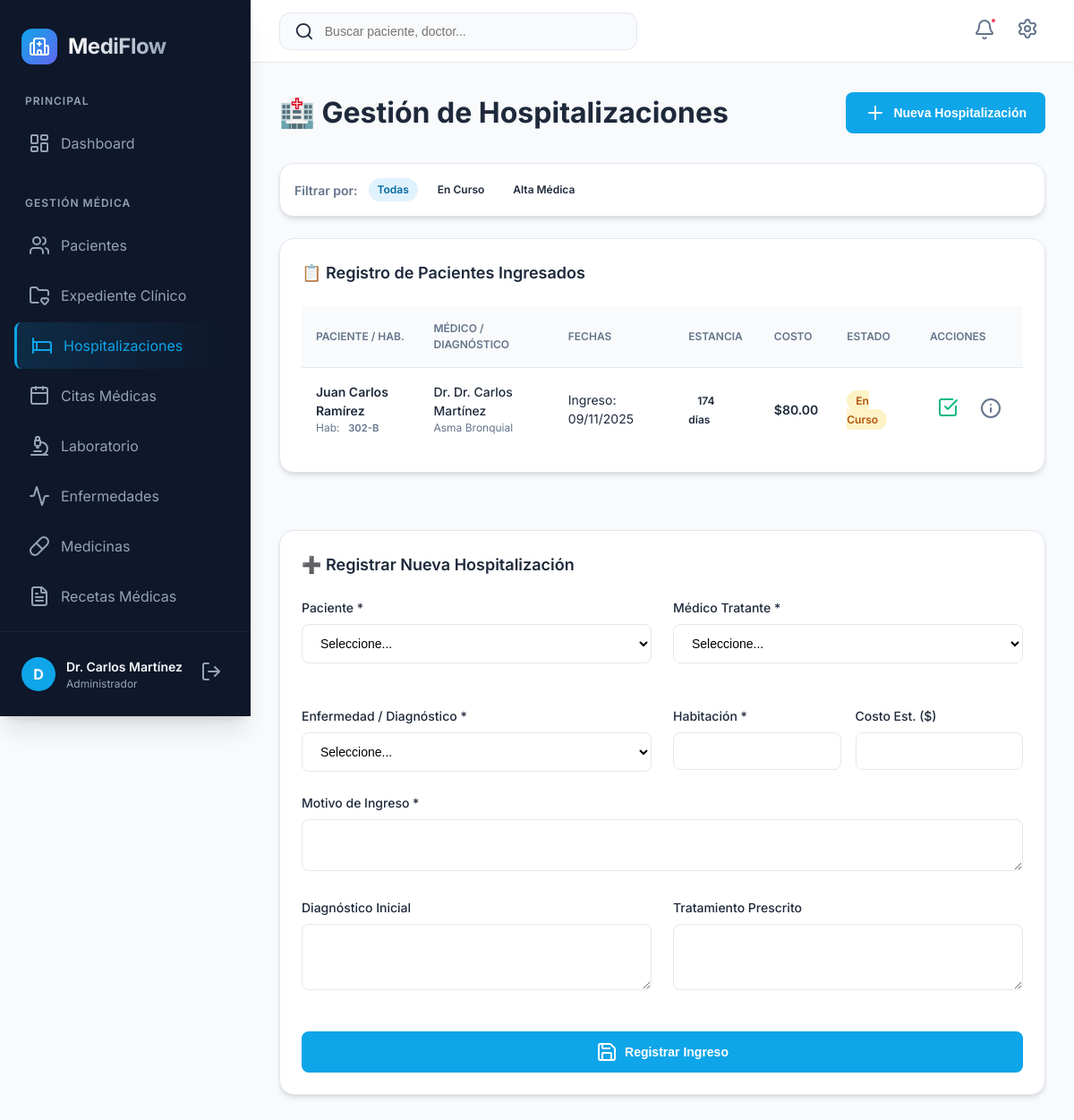
The page /hospitalizaciones.php (signed in) on the database its author committed.
### tables this page shows
CREATE TABLE `hospitalizacion` (
  `codigohospitalizacion` int(11) NOT NULL AUTO_INCREMENT,
  `codigopaciente` int(11) NOT NULL,
  `codigoempleado` int(11) NOT NULL,
  `codigoenfermedad` int(11) NOT NULL,
  `fecha_ingreso` datetime NOT NULL,
  `fecha_alta` datetime DEFAULT NULL,
  `numero_habitacion` varchar(20) DEFAULT NULL,
  `motivo_ingreso` text NOT NULL,
  `diagnostico` text DEFAULT NULL,
  `tratamiento` text DEFAULT NULL,
  `estado` enum('en_curso','alta_medica','alta_voluntaria','referido','fallecido') DEFAULT 'en_curso',
  `notas_medicas` text DEFAULT NULL,
  `costo_estimado` decimal(10,2) DEFAULT NULL,
  `created_at` timestamp NOT NULL DEFAULT current_timestamp(),
  `updated_at` timestamp NOT NULL DEFAULT current_timestamp() ON UPDATE current_timestamp(),
  PRIMARY KEY (`codigohospitalizacion`),
  KEY `codigoenfermedad` (`codigoenfermedad`),
  KEY `idx_paciente` (`codigopaciente`),
  KEY `idx_empleado` (`codigoempleado`),
  KEY `idx_fecha_ingreso` (`fecha_ingreso`),
  KEY `idx_estado` (`estado`),
  CONSTRAINT `hospitalizacion_ibfk_1` FOREIGN KEY (`codigopaciente`) REFERENCES `paciente` (`codigopaciente`) ON DELETE CASCADE,
  CONSTRAINT `hospitalizacion_ibfk_2` FOREIGN KEY (`codigoempleado`) REFERENCES `empleado` (`codigoempleado`),
  CONSTRAINT `hospitalizacion_ibfk_3` FOREIGN KEY (`codigoenfermedad`) REFERENCES `enfermedad` (`codigoenfermedad`)
);

CREATE TABLE `paciente` (
  `codigopaciente` int(11) NOT NULL AUTO_INCREMENT,
  `nombrepaciente` varchar(150) NOT NULL,
  `dui` varchar(10) NOT NULL,
  `fechanacimiento` date NOT NULL,
  `genero` enum('M','F','Otro') NOT NULL,
  `direccion` text DEFAULT NULL,
  `telefono` varchar(20) DEFAULT NULL,
  `correo` varchar(100) DEFAULT NULL,
  `codigomunicipio` int(11) DEFAULT NULL,
  `tipo_sangre` enum('A+','A-','B+','B-','AB+','AB-','O+','O-') DEFAULT NULL,
  `alergias` text DEFAULT NULL,
  `contacto_emergencia` varchar(150) DEFAULT NULL,
  `telefono_emergencia` varchar(20) DEFAULT NULL,
  `created_at` timestamp NOT NULL DEFAULT current_timestamp(),
  `updated_at` timestamp NOT NULL DEFAULT current_timestamp() ON UPDATE current_timestamp(),
  PRIMARY KEY (`codigopaciente`),
  UNIQUE KEY `dui` (`dui`),
  KEY `codigomunicipio` (`codigomunicipio`),
  KEY `idx_dui` (`dui`),
  KEY `idx_nombre` (`nombrepaciente`),
  CONSTRAINT `paciente_ibfk_1` FOREIGN KEY (`codigomunicipio`) REFERENCES `municipio` (`codigomunicipio`) ON DELETE SET NULL
);

CREATE TABLE `empleado` (
  `codigoempleado` int(11) NOT NULL AUTO_INCREMENT,
  `nombreempleado` varchar(150) NOT NULL,
  `correoempleado` varchar(100) NOT NULL,
  `clave` varchar(255) NOT NULL,
  `rol` enum('admin','doctor','enfermera','recepcionista') NOT NULL DEFAULT 'recepcionista',
  `telefono` varchar(20) DEFAULT NULL,
  `especialidad` varchar(100) DEFAULT NULL,
  `fecha_contratacion` date DEFAULT NULL,
  `estado` enum('activo','inactivo') DEFAULT 'activo',
  `created_at` timestamp NOT NULL DEFAULT current_timestamp(),
  `updated_at` timestamp NOT NULL DEFAULT current_timestamp() ON UPDATE current_timestamp(),
  PRIMARY KEY (`codigoempleado`),
  UNIQUE KEY `correoempleado` (`correoempleado`),
  KEY `idx_correo` (`correoempleado`),
  KEY `idx_rol` (`rol`)
);

CREATE TABLE `enfermedad` (
  `codigoenfermedad` int(11) NOT NULL AUTO_INCREMENT,
  `nombreenfermedad` varchar(150) NOT NULL,
  `descripcion` text DEFAULT NULL,
  `tipo` enum('infecciosa','cronica','aguda','degenerativa','mental','otra') DEFAULT 'otra',
  `nivel_gravedad` enum('leve','moderada','grave','critica') DEFAULT 'leve',
  `tratamiento_recomendado` text DEFAULT NULL,
  `created_at` timestamp NOT NULL DEFAULT current_timestamp(),
  PRIMARY KEY (`codigoenfermedad`),
  KEY `idx_nombre` (`nombreenfermedad`),
  KEY `idx_tipo` (`tipo`)
);

### includes/db.php (called while the page is built, shortened)
<?php
function getEstadoHospitalizacion($estado) {
    $estados = [
        'en_curso' => 'En Curso',
        'alta_medica' => 'Alta Médica',
        'alta_voluntaria' => 'Alta Voluntaria',
        'referido' => 'Referido',
        'fallecido' => 'Fallecido'
    ];
    return $estados[$estado] ?? $estado;
}
?>

### hospitalizaciones.php (the view, shortened to what this page needs)
<?php
require_once("includes/db.php");
$filtro = $_GET['estado'] ?? 'todas';
$whereClause = $filtro === 'todas' ? '' : "WHERE h.estado = '" . sanitizeInput($conn, $filtro) . "'";
$hospitalizaciones = $conn->query("
    SELECT
        h.*,
        p.nombrepaciente,
        p.dui,
        e.nombreempleado,
        enf.nombreenfermedad,
        DATEDIFF(COALESCE(h.fecha_alta, NOW()), h.fecha_ingreso) as dias_hospitalizacion
    FROM hospitalizacion h
    INNER JOIN paciente p ON h.codigopaciente = p.codigopaciente
    INNER JOIN empleado e ON h.codigoempleado = e.codigoempleado
    INNER JOIN enfermedad enf ON h.codigoenfermedad = enf.codigoenfermedad
    $whereClause
    ORDER BY h.fecha_ingreso DESC
");
?>
<?php
require_once("includes/header.php");
require_once("includes/sidebar.php");
?>
<div class="card-header" style="margin-bottom: 2rem;">
    <h1 style="margin: 0;">🏥 Gestión de Hospitalizaciones</h1>
    <button class="btn btn-primary" onclick="document.getElementById('formHosp').scrollIntoView({behavior: 'smooth'})">
        <i data-lucide="plus"></i> Nueva Hospitalización
    </button>
</div>
<div class="card" style="padding: 1rem; margin-bottom: 1.5rem;">
    <div style="display: flex; gap: 0.75rem; align-items: center; flex-wrap: wrap;">
        <span style="font-size: 0.875rem; font-weight: 600; color: var(--text-muted);">Filtrar por:</span>
        <a href="?estado=todas" class="badge <?= $filtro === 'todas' ? 'badge-primary' : 'badge-outline' ?>" style="text-decoration:none;">Todas</a>
        <a href="?estado=en_curso" class="badge <?= $filtro === 'en_curso' ? 'badge-warning' : 'badge-outline' ?>" style="text-decoration:none;">En Curso</a>
        <a href="?estado=alta_medica" class="badge <?= $filtro === 'alta_medica' ? 'badge-success' : 'badge-outline' ?>" style="text-decoration:none;">Alta Médica</a>
    </div>
</div>
<div style="display: grid; grid-template-columns: 1fr; gap: 2rem;">
    <div class="card">
        <div class="card-header">
            <h2 class="card-title">📋 Registro de Pacientes Ingresados</h2>
        </div>
        <div class="table-container">
            <table>
                <thead>
                    <tr>
                        <th>Paciente / Hab.</th>
                        <th>Médico / Diagnóstico</th>
                        <th>Fechas</th>
                        <th>Estancia</th>
                        <th>Costo</th>
                        <th>Estado</th>
                        <th>Acciones</th>
                    </tr>
                </thead>
                <tbody>
                    <?php if ($hospitalizaciones->num_rows > 0): ?>
                        <?php while ($h = $hospitalizaciones->fetch_assoc()): ?>
                            <tr>
                                <td>
                                    <div style="font-weight: 600;"><?= htmlspecialchars($h['nombrepaciente']) ?></div>
                                    <div style="font-size: 0.75rem; color: var(--text-muted);">
                                        Hab: <span class="badge badge-outline" style="font-size: 0.7rem; padding: 0.1rem 0.4rem;"><?= htmlspecialchars($h['numero_habitacion']) ?></span>
                                    </div>
                                </td>
                                <td>
                                    <div style="font-size: 0.875rem; font-weight: 500;">Dr. <?= htmlspecialchars($h['nombreempleado']) ?></div>
                                    <div style="font-size: 0.75rem; color: var(--text-muted);"><?= htmlspecialchars($h['nombreenfermedad']) ?></div>
                                </td>
                                <td>
                                    <div style="font-size: 0.875rem;">Ingreso: <?= date('d/m/Y', strtotime($h['fecha_ingreso'])) ?></div>
                                </td>
                                <td><span class="badge badge-secondary"><?= $h['dias_hospitalizacion'] ?> días</span></td>
                                <td><div style="font-weight: 600;">$<?= number_format($h['costo_estimado'], 2) ?></div></td>
                                <td>
                                    <?php
                                    $badge = 'badge-info';
                                    if($h['estado']=='en_curso') $badge='badge-warning';
                                    elseif($h['estado']=='alta_medica') $badge='badge-success';
                                    ?>
                                    <span class="badge <?= $badge ?>"><?= getEstadoHospitalizacion($h['estado']) ?></span>
                                </td>
                                <td>
                                    <div style="display: flex; gap: 0.5rem;">
                                        <?php if ($h['estado'] === 'en_curso'): ?>
                                            <a href="?alta=<?= $h['codigohospitalizacion'] ?>" class="icon-btn" style="color: var(--success);" onclick="return confirm('¿Confirma dar de alta?')" title="Dar de Alta">
                                                <i data-lucide="check-square"></i>
                                            </a>
                                        <?php endif; ?>
                                        <button class="icon-btn" onclick="abrirDetalle(<?= $h['codigohospitalizacion'] ?>)" title="Ver Detalle">
                                            <i data-lucide="info"></i>
                                        </button>
                                    </div>
                                </td>
                            </tr>
                        <?php endwhile; ?>
                    <?php endif; ?>
                </tbody>
            </table>
        </div>
    </div>
    <div class="card" id="formHosp">
        <div class="card-header"><h2 class="card-title">➕ Registrar Nueva Hospitalización</h2></div>
        <form method="post">
            <div style="display: grid; grid-template-columns: 1fr 1fr; gap: 1.5rem;">
                <div class="form-group">
                    <label class="form-label">Paciente *</label>
                    <select name="codigopaciente" class="form-control" required>
                        <option value="">Seleccione...</option>
                    </select>
                </div>
                <div class="form-group">
                    <label class="form-label">Médico Tratante *</label>
                    <select name="codigoempleado" class="form-control" required>
                        <option value="">Seleccione...</option>
                    </select>
                </div>
                <div class="form-group">
                    <label class="form-label">Enfermedad / Diagnóstico *</label>
                    <select name="codigoenfermedad" class="form-control" required>
                        <option value="">Seleccione...</option>
                    </select>
                </div>
                <div class="form-group">
                    <div style="display: grid; grid-template-columns: 1fr 1fr; gap: 1rem;">
                        <div><label class="form-label">Habitación *</label><input name="numero_habitacion" class="form-control" required></div>
                        <div><label class="form-label">Costo Est. ($)</label><input type="number" step="0.01" name="costo_estimado" class="form-control"></div>
                    </div>
                </div>
            </div>
            <div class="form-group"><label class="form-label">Motivo de Ingreso *</label><textarea name="motivo_ingreso" class="form-control" rows="2" required></textarea></div>
            <div style="display: grid; grid-template-columns: 1fr 1fr; gap: 1.5rem;">
                <div class="form-group"><label class="form-label">Diagnóstico Inicial</label><textarea name="diagnostico" class="form-control" rows="3"></textarea></div>
                <div class="form-group"><label class="form-label">Tratamiento Prescrito</label><textarea name="tratamiento" class="form-control" rows="3"></textarea></div>
            </div>
            <button type="submit" class="btn btn-primary" style="width: 100%; margin-top: 1rem;"><i data-lucide="save"></i> Registrar Ingreso</button>
        </form>
    </div>
</div>
<?php require_once("includes/footer.php"); ?>

### css/style.css (style rules this page uses)
:root { --primary: #0ea5e9; --primary-hover: #0284c7; --secondary: #6366f1; --accent: #f43f5e; --success: #10b981; --warning: #f59e0b; --error: #ef4444; --info: #3b82f6; --bg-main: #f8fafc; --bg-surface: #ffffff; --bg-sidebar: #0f172a; --text-main: #1e293b; --text-muted: #64748b; --text-light: #94a3b8; --text-on-dark: #f8fafc; --border: #e2e8f0; --shadow-sm: 0 1px 2px 0 rgb(0 0 0 / 0.05); --shadow: 0 4px 6px -1px rgb(0 0 0 / 0.1), 0 2px 4px -2px rgb(0 0 0 / 0.1); --shadow-md: 0 10px 15px -3px rgb(0 0 0 / 0.1), 0 4px 6px -4px rgb(0 0 0 / 0.1); --shadow-lg: 0 20px 25px -5px rgb(0 0 0 / 0.1), 0 8px 10px -6px rgb(0 0 0 / 0.1); --radius-sm: 0.375rem; --radius: 0.5rem; --radius-md: 0.75rem; --radius-lg: 1rem; --radius-xl: 1.5rem; --sidebar-width: 280px; --header-height: 70px; }
* { margin: 0; padding: 0; box-sizing: border-box; }
body { font-family: 'Inter', sans-serif; background-color: var(--bg-main); color: var(--text-main); line-height: 1.5; -webkit-font-smoothing: antialiased; }
a { text-decoration: none; color: inherit; transition: all 0.2s ease; }
.icon-btn { background: none; border: none; padding: 0.5rem; border-radius: var(--radius); color: var(--text-muted); cursor: pointer; position: relative; }
.card { background-color: var(--bg-surface); border-radius: var(--radius-lg); box-shadow: var(--shadow); padding: 1.5rem; margin-bottom: 2rem; border: 1px solid var(--border); }
.card-header { display: flex; align-items: center; justify-content: space-between; margin-bottom: 1.5rem; }
.card-title { font-size: 1.125rem; font-weight: 600; }
.table-container { width: 100%; overflow-x: auto; }
table { width: 100%; border-collapse: collapse; }
th { text-align: left; padding: 1rem; font-size: 0.75rem; font-weight: 600; text-transform: uppercase; color: var(--text-muted); border-bottom: 1px solid var(--border); background-color: #f8fafc; }
td { padding: 1rem; font-size: 0.875rem; border-bottom: 1px solid var(--border); }
tr:last-child td { border-bottom: none; }
.badge { padding: 0.25rem 0.625rem; border-radius: 9999px; font-size: 0.75rem; font-weight: 600; }
.badge-primary { background: #e0f2fe; color: #0369a1; }
.badge-warning { background: #fef3c7; color: #b45309; }
.btn { display: inline-flex; align-items: center; justify-content: center; gap: 0.5rem; padding: 0.625rem 1.25rem; border-radius: var(--radius); font-size: 0.875rem; font-weight: 600; cursor: pointer; transition: all 0.2s ease; border: 1px solid transparent; }
.btn-primary { background-color: var(--primary); color: white; }
.form-group { margin-bottom: 1.5rem; }
.form-label { display: block; font-size: 0.875rem; font-weight: 500; margin-bottom: 0.5rem; }
.form-control { width: 100%; padding: 0.75rem 1rem; border: 1px solid var(--border); border-radius: var(--radius); font-size: 0.875rem; transition: all 0.2s ease; background-color: var(--bg-surface); }

### rows shown on the page
hospitalizacion: codigopaciente.nombrepaciente "Juan Carlos Ramírez", numero_habitacion "302-B", codigoempleado.nombreempleado "Dr. Carlos Martínez", codigoenfermedad.nombreenfermedad "Asma Bronquial", fecha_ingreso "09/11/2025", dias_hospitalizacion "174", costo_estimado "80.00", estado "En Curso"

### other values the page prints
substr($nombreEmpleado, 0, 1) "D"
$nombreEmpleado "Dr. Carlos Martínez"
getRolNameHeader($rol) "Administrador"
